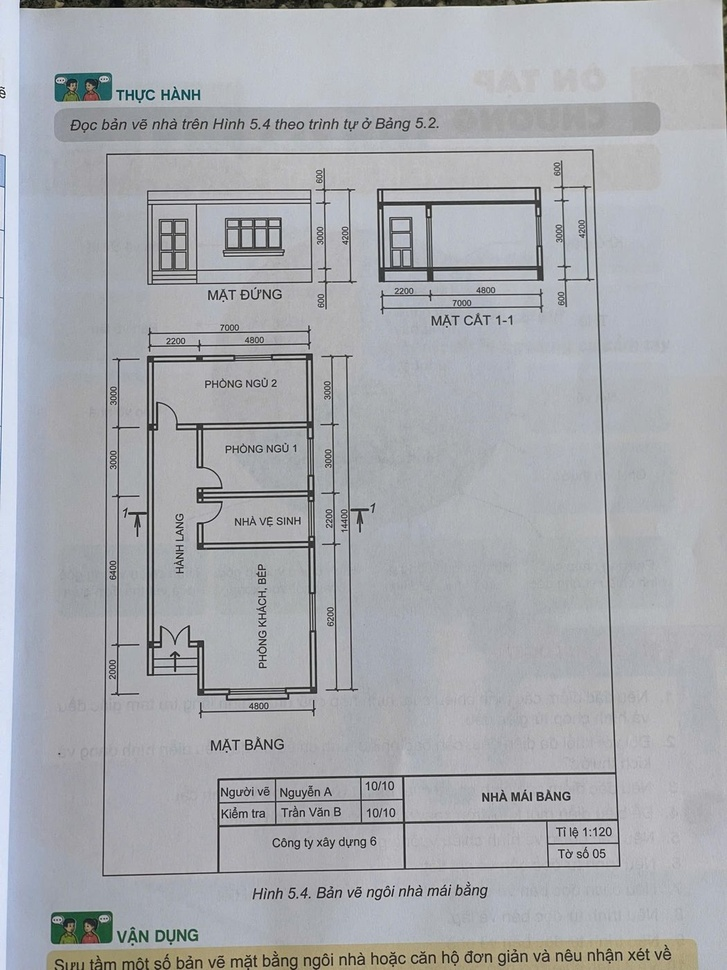
#> input picture assets/img/sgk-1.jpg, 727 x 970 px, shrunk from 1050 x 1400 before the run
$ python crop.py
#> lines starting #> are read from the running program, lines starting #| are printed output that depends on the picture
# -*- coding: utf-8 -*-
"""Crop các hình/bảng từ ảnh chụp SGK (ước lượng toạ độ, thầy/cô xem lại và chỉnh nếu lệch)."""
from PIL import Image
import os

HERE = os.path.dirname(os.path.abspath(__file__))
IMG = os.path.join(HERE, 'assets', 'img')
OUT = IMG

# (file nguồn, tên ra, x0, y0, x1, y1) theo tỉ lệ 0..1
JOBS = [
    ('sgk-1.jpg', 'fig54.jpg', 0.03, 0.03, 0.97, 0.68),   # Hình 5.4 - nhà mái bằng (tr.31)
    ('sgk-2.jpg', 'fig53.jpg', 0.03, 0.03, 0.97, 0.78),   # Hình 5.3 - nhà một tầng (tr.30)
    ('sgk-2.jpg', 'bang52.jpg', 0.03, 0.52, 0.97, 0.90),  # Bảng 5.2 - trình tự đọc
    ('sgk-3.jpg', 'fig52.jpg', 0.03, 0.03, 0.97, 0.62),   # Hình 5.2 - ba hình biểu diễn (tr.29)
    ('sgk-3.jpg', 'bang51.jpg', 0.03, 0.50, 0.97, 0.88),  # Bảng 5.1 - kí hiệu quy ước
    ('sgk-4.jpg', 'fig51.jpg', 0.05, 0.20, 0.95, 0.85),   # Hình 5.1 - bốn kí hiệu (tr.28, ước lượng)
]
for src, name, x0, y0, x1, y1 in JOBS:
    p = os.path.join(IMG, src)
    if not os.path.exists(p):
        print('MISS', src); continue
    im = Image.open(p)
#> im is the input picture: PIL image 727x970 RGB; mean R, G, B 168, 170.1, 174.7
    w, h = im.size
#> w = 727; h = 970
    box = (int(x0*w), int(y0*h), int(x1*w), int(y1*h))
#> box = (21, 29, 705, 659)
    c = im.crop(box)
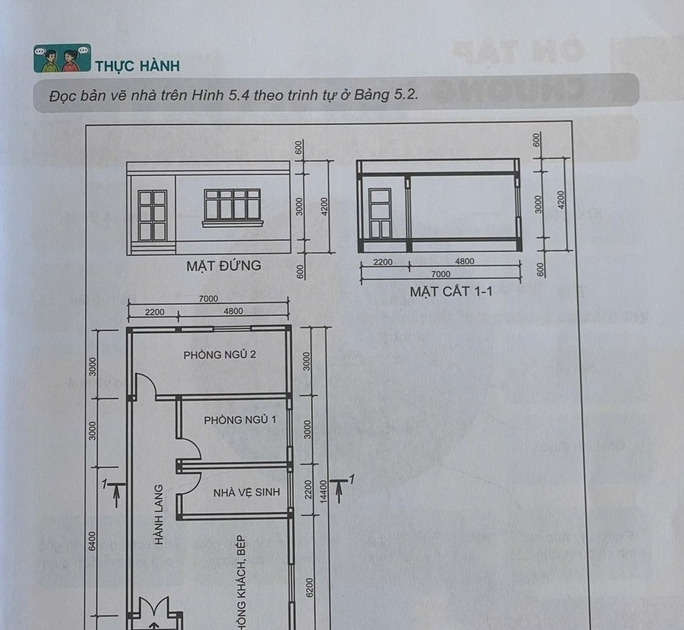
#> c: PIL image 684x630 RGB; mean R, G, B 168.4, 171, 176
    c.save(os.path.join(OUT, name), quality=85)
    print(name, c.size)
#| fig54.jpg (684, 630)
#> pass 2 of the loop `for src, name, x0, y0, x1, y1 in JOBS:`:
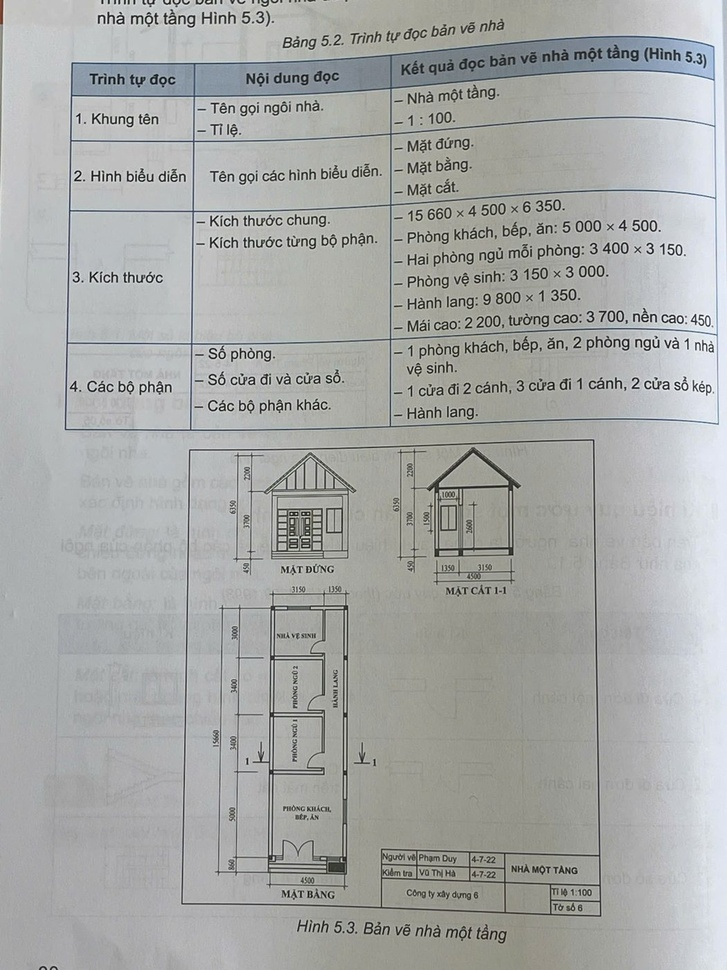
#> input picture assets/img/sgk-2.jpg, 727 x 970 px, shrunk from 1050 x 1400 before the run
#> im is the input picture: PIL image 727x970 RGB; mean R, G, B 167.5, 169.4, 167.8
#> `c = im.crop(box)`:
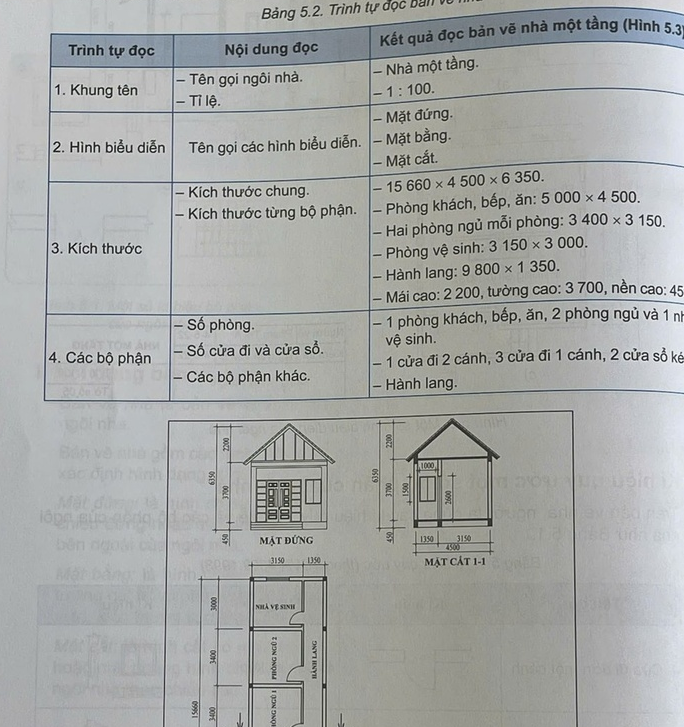
#> c: PIL image 684x727 RGB; mean R, G, B 166.5, 168.8, 167.1
#| fig53.jpg (684, 727)
print('done')
